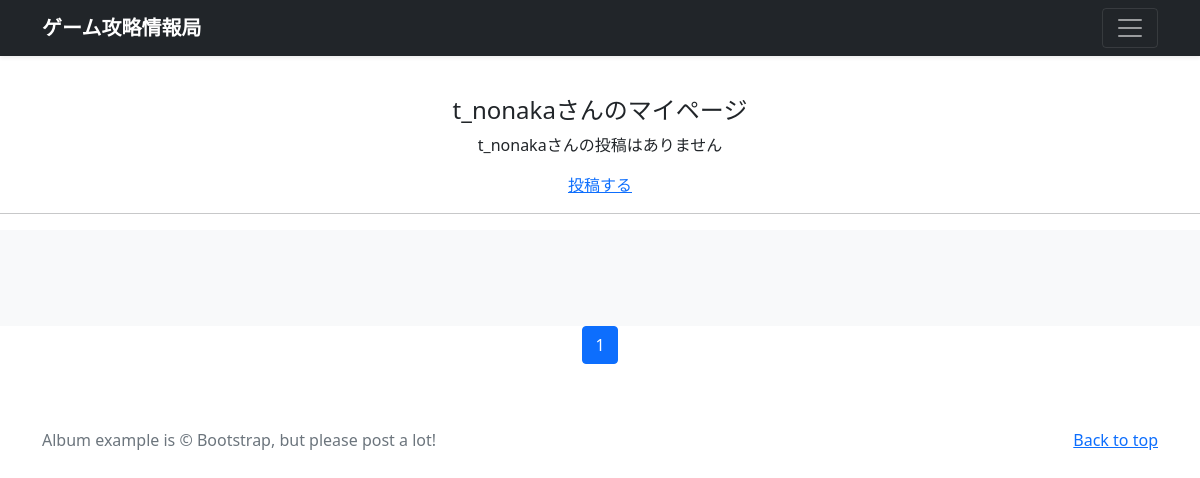
Page /mypage/ (signed in) on the earlier database version.
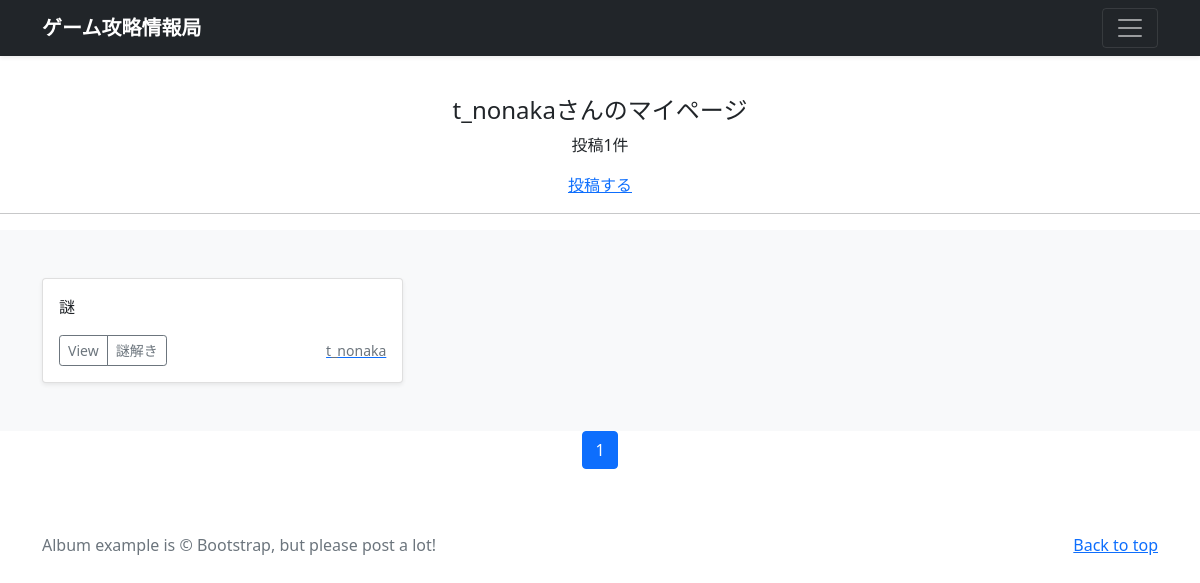
Same page on the later database version.
### accounts/models.py (models this page shows)
class CustomUser(AbstractUser):
    pass

### kouryaku/models.py (models this page shows, shortened)
class KouryakuPost(models.Model):
    user = models.ForeignKey(CustomUser, verbose_name='ユーザー', on_delete=models.CASCADE)
    category = models.ForeignKey(Category, verbose_name='カテゴリ', on_delete=models.PROTECT)
    title = models.CharField(verbose_name='タイトル', max_length=200)
    comment = models.TextField(verbose_name='コメント')
    image1 = models.ImageField(
        verbose_name='イメージ1',
        upload_to='kouryakus',
        blank=True,
        null=True)
    posted_at = models.DateTimeField(verbose_name='投稿日時', auto_now_add=True)

class Category(models.Model):
    title = models.CharField(
        verbose_name='カテゴリ',
        max_length=20)

### kouryaku/views.py (the view)
# urls.py: path('mypage/',views.MypageView.as_view(),name = 'mypage'),
class MypageView(ListView):
    template_name = 'mypage.html'
    paginate_by = 9
    def get_queryset(self):
        queryset = KouryakuPost.objects.filter(
            user = self.request.user).order_by('-posted_at')
        return queryset

### kouryaku/templates/mypage.html (shortened to what this page needs)
{% extends 'base.html' %}
{% block contents %}
{% if user.is_authenticated %}
    <br>
    <div style="text-align: center;">
        <h4>{{user.username}}さんのマイページ</h4>
    {% if object_list.count == 0 %}
        <p>{{user.username}}さんの投稿はありません</p>
    {% else %}
        <p>投稿{{object_list.count}}件</p>
    {% endif %}
    <a href="{% url 'kouryaku:post' %}">投稿する</a>
    </div>
    <hr>
{% endif %}
{% include "kouryakus_list.html" %}
{% include "pagenation.html" %}
{% endblock %}

### kouryaku/templates/kouryakus_list.html (shortened to what this page needs)
  <div class="album py-5 bg-light">
    <div class="container">
      <div class="row row-cols-1 row-cols-sm-2 row-cols-md-3 g-3">
        {% for record in object_list %}
        <div class="col">
          <div class="card shadow-sm">
            <div class="card-body">
              <p class="card-text">
                {{record.title}}
              </p>
              <div class="d-flex justify-content-between align-items-center">
                <div class="btn-group">
                  <button type="button" class="btn btn-sm btn-outline-secondary"onclick="location.href='{% url 'kouryaku:kouryaku_detail' record.pk %}'">View</button>
                  <button type="button" class="btn btn-sm btn-outline-secondary"onclick="location.href='{% url 'kouryaku:kouryakus_cat' category=record.category.id %}'">{{record.category.title}}</button>
                </div>
                  <a href="{% url 'kouryaku:user_list' user=record.user.id %}">
                    <small class="text-muted">{{record.user.username}}</small>
                  </a>
              </div>
            </div>
          </div>
        </div>
        {% endfor %}
      </div>
    </div>
  </div>

Differences in the rows shown:
changed CustomUser "t_nonaka": username "t_nonaka" → (not shown)
added KouryakuPost: title "謎", category "謎解き", user.username "t_nonaka"
Other differences:
{{ object_list.count }}: (not shown) → "1"
text no longer shown: "さんの投稿はありません"
text now shown: "投稿 件"
